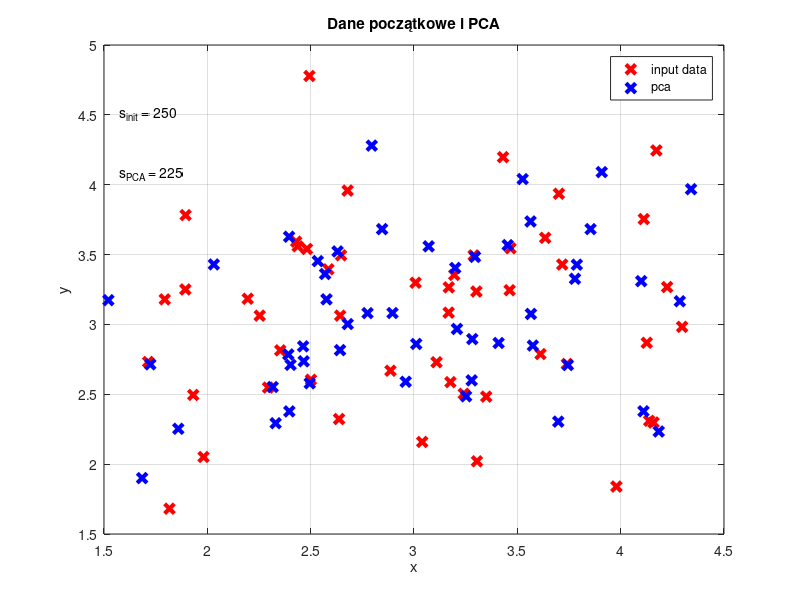

Write the MATLAB code that produced this figure.
clear all
close all
clc

data = 3 + 0.7 * randn(50, 5);
[coeff, score, latent, tsquared, explained, mu] = pca(data, 'NumComponents', 4);
data_pca = score * coeff' + mu;

figure(1)
plot(data(:,1), data(:,2),'rx','MarkerSize',7,'LineWidth',3);grid;hold
plot(data_pca(:,1), data_pca(:,2),'xb','MarkerSize',7,'LineWidth',3)
xlabel('x');ylabel('y')
legend('input data', 'pca')

clc
disp('size of the initial data:')
s_init = size(data, 1) * size(data, 2)
disp('size of the PCA data:')
s1 = size(score, 1) * size(score, 2);
s2 = size(coeff, 1) * size(coeff, 2);
s3 = size(mu, 1) * size(mu, 2);
s_PCA = s1 + s2 + s3

annotation('textbox', [0.15, 0.8, 0.1, 0.1], 'String', sprintf('s_{init} = %d', s_init), 'EdgeColor', 'none');
annotation('textbox', [0.15, 0.7, 0.1, 0.1], 'String', sprintf('s_{PCA} = %d', s_PCA), 'EdgeColor', 'none');

title('Dane początkowe i PCA');
